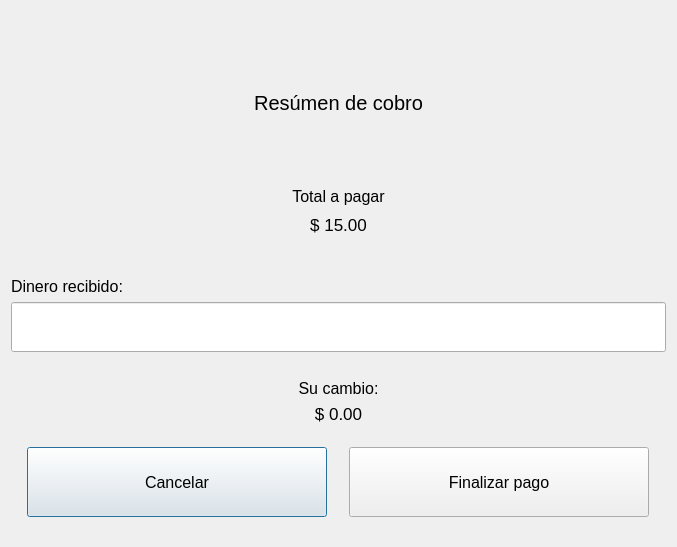
<?xml version="1.0" encoding="UTF-8"?>
<ui version="4.0">
 <class>Dialog</class>
 <widget class="QDialog" name="Dialog">
  <property name="geometry">
   <rect>
    <x>0</x>
    <y>0</y>
    <width>677</width>
    <height>547</height>
   </rect>
  </property>
  <property name="windowTitle">
   <string>Dialog</string>
  </property>
  <property name="layoutDirection">
   <enum>Qt::LeftToRight</enum>
  </property>
  <layout class="QVBoxLayout" name="verticalLayout">
   <item>
    <layout class="QVBoxLayout" name="verticalLayout_2">
     <item>
      <widget class="QLabel" name="label">
       <property name="minimumSize">
        <size>
         <width>0</width>
         <height>150</height>
        </size>
       </property>
       <property name="maximumSize">
        <size>
         <width>16777215</width>
         <height>150</height>
        </size>
       </property>
       <property name="font">
        <font>
         <pointsize>15</pointsize>
        </font>
       </property>
       <property name="text">
        <string>Resúmen de cobro</string>
       </property>
       <property name="alignment">
        <set>Qt::AlignCenter</set>
       </property>
      </widget>
     </item>
     <item>
      <widget class="QLabel" name="label_2">
       <property name="minimumSize">
        <size>
         <width>0</width>
         <height>0</height>
        </size>
       </property>
       <property name="maximumSize">
        <size>
         <width>16777215</width>
         <height>25</height>
        </size>
       </property>
       <property name="font">
        <font>
         <pointsize>12</pointsize>
        </font>
       </property>
       <property name="text">
        <string>Total a pagar</string>
       </property>
       <property name="alignment">
        <set>Qt::AlignCenter</set>
       </property>
      </widget>
     </item>
     <item>
      <widget class="QLabel" name="label_3">
       <property name="maximumSize">
        <size>
         <width>16777215</width>
         <height>20</height>
        </size>
       </property>
       <property name="font">
        <font>
         <pointsize>13</pointsize>
        </font>
       </property>
       <property name="text">
        <string>$ 15.00</string>
       </property>
       <property name="alignment">
        <set>Qt::AlignCenter</set>
       </property>
      </widget>
     </item>
     <item>
      <spacer name="verticalSpacer">
       <property name="orientation">
        <enum>Qt::Vertical</enum>
       </property>
       <property name="sizeType">
        <enum>QSizePolicy::Fixed</enum>
       </property>
       <property name="sizeHint" stdset="0">
        <size>
         <width>20</width>
         <height>35</height>
        </size>
       </property>
      </spacer>
     </item>
     <item>
      <widget class="QLabel" name="label_4">
       <property name="maximumSize">
        <size>
         <width>16777215</width>
         <height>20</height>
        </size>
       </property>
       <property name="font">
        <font>
         <pointsize>12</pointsize>
        </font>
       </property>
       <property name="text">
        <string>Dinero recibido:</string>
       </property>
      </widget>
     </item>
     <item>
      <widget class="QLineEdit" name="lineEdit">
       <property name="maximumSize">
        <size>
         <width>16777215</width>
         <height>50</height>
        </size>
       </property>
      </widget>
     </item>
     <item>
      <spacer name="verticalSpacer_2">
       <property name="orientation">
        <enum>Qt::Vertical</enum>
       </property>
       <property name="sizeType">
        <enum>QSizePolicy::Fixed</enum>
       </property>
       <property name="sizeHint" stdset="0">
        <size>
         <width>20</width>
         <height>20</height>
        </size>
       </property>
      </spacer>
     </item>
     <item>
      <widget class="QLabel" name="label_5">
       <property name="maximumSize">
        <size>
         <width>16777215</width>
         <height>20</height>
        </size>
       </property>
       <property name="font">
        <font>
         <pointsize>12</pointsize>
        </font>
       </property>
       <property name="text">
        <string>Su cambio:</string>
       </property>
       <property name="alignment">
        <set>Qt::AlignCenter</set>
       </property>
      </widget>
     </item>
     <item>
      <widget class="QLabel" name="label_6">
       <property name="maximumSize">
        <size>
         <width>16777215</width>
         <height>20</height>
        </size>
       </property>
       <property name="font">
        <font>
         <pointsize>13</pointsize>
        </font>
       </property>
       <property name="text">
        <string>$ 0.00</string>
       </property>
       <property name="alignment">
        <set>Qt::AlignCenter</set>
       </property>
      </widget>
     </item>
    </layout>
   </item>
   <item>
    <layout class="QHBoxLayout" name="horizontalLayout">
     <item>
      <widget class="QPushButton" name="pushButton">
       <property name="maximumSize">
        <size>
         <width>300</width>
         <height>70</height>
        </size>
       </property>
       <property name="font">
        <font>
         <pointsize>12</pointsize>
        </font>
       </property>
       <property name="text">
        <string>Cancelar</string>
       </property>
      </widget>
     </item>
     <item>
      <widget class="QPushButton" name="pushButton_2">
       <property name="maximumSize">
        <size>
         <width>300</width>
         <height>70</height>
        </size>
       </property>
       <property name="font">
        <font>
         <pointsize>12</pointsize>
        </font>
       </property>
       <property name="text">
        <string>Finalizar pago</string>
       </property>
      </widget>
     </item>
    </layout>
   </item>
  </layout>
 </widget>
 <resources/>
 <connections/>
</ui>
